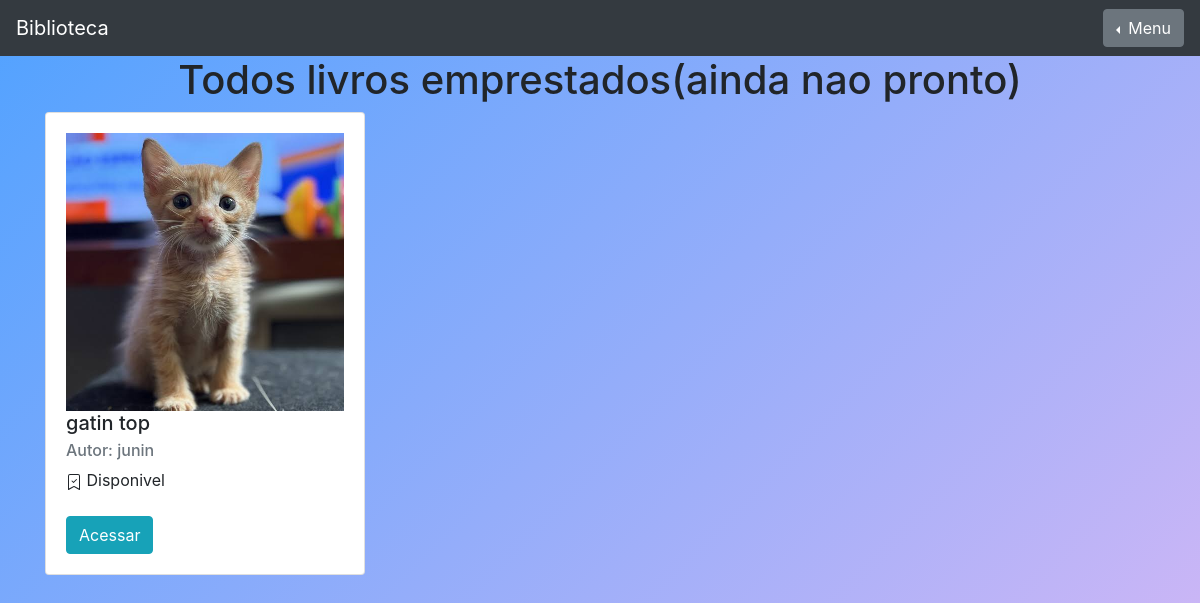
The app's page /livro/livros_emprestados/, older data.
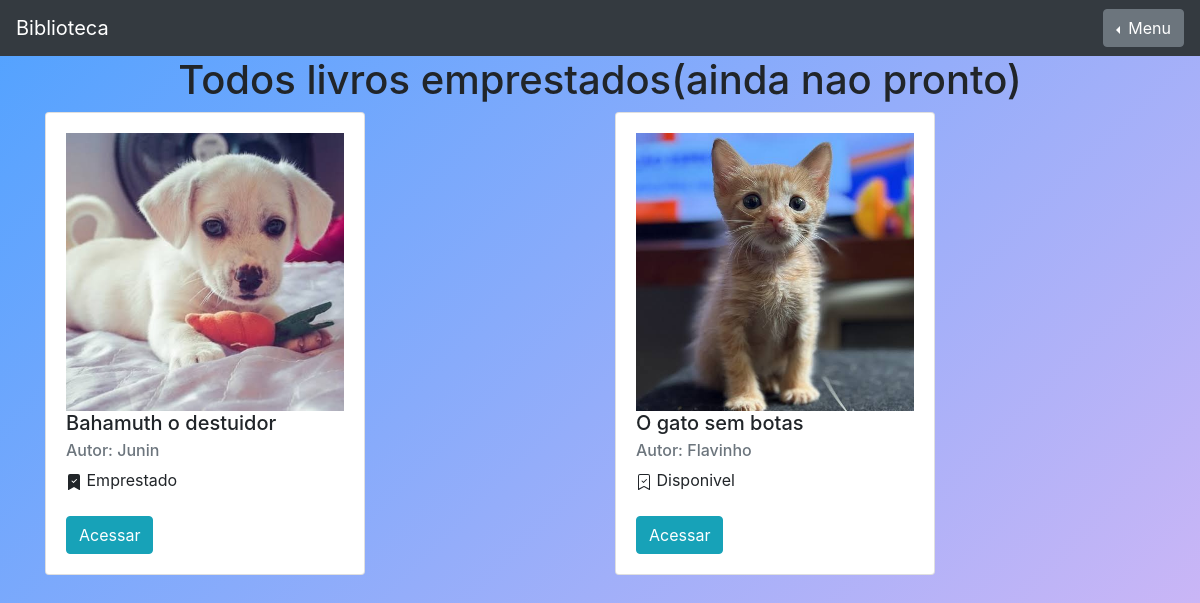
The same page, newer data.
### livro/models.py (models this page shows, shortened)
class Livros(models.Model):
    img = models.ImageField(upload_to='capa_livro', null=True, blank=True)
    nome = models.CharField(max_length = 100)
    autor = models.CharField(max_length = 30)
    data_lancamento = models.DateField(blank = True, null = True)
    emprestado = models.BooleanField(default = False)
    usuario = models.ForeignKey(Usuario, on_delete=models.DO_NOTHING)
    categoria = models.ForeignKey(Categoria, on_delete = models.DO_NOTHING)
    class Meta:
        verbose_name = 'Livro'

### livro/views.py (the view)
# urls.py: path('livros_emprestados/', views.livros_emprestados, name='livros_emprestados'),
def livros_emprestados(request):
    livros = Livros.objects.all().distinct().order_by('id')
    return render(request, 'livros_emprestados.html', {'livros': livros})

### livro/templates/livros_emprestados.html (shortened to what this page needs)
{% extends 'base.html' %}
{% block 'conteudo' %}
<h1 style="text-align: center;">Todos livros emprestados(ainda nao pronto)</h1>
<div class="container">
    <div class="row">
        {% for livro in livros %}
            <div class="col-md">
                <div class="card" style="width: 20rem;">
                    <div class="card-body">
                        <img width = "100%" src="{{livro.img.url}}">
                        <h5 class="card-title">{{livro.nome}}</h5>
                        <h6 class="card-subtitle mb-2 text-muted">Autor: {{livro.autor}}</h6>
                        {% if livro.emprestado %}
                            Emprestado
                        {% else %}
                            Disponivel
                        {% endif %}
                            <br>
                            <br>
                        <a href="{% url 'ver_livros' livro.id %}" class="btn btn-info">Acessar</a>
                    </div>
                </div>
            </div>
        {% endfor %}
    </div>
</div>
{% endblock %}

Row changes from the older to the newer data that the page shows:
changed Livros: img: a different picture; nome "gatin top" → "Bahamuth o destuidor"; autor "junin" → "Junin"; emprestado "Disponivel" → "Emprestado"
added Livros: img (picture), nome "O gato sem botas", autor "Flavinho", emprestado False (drawn)
